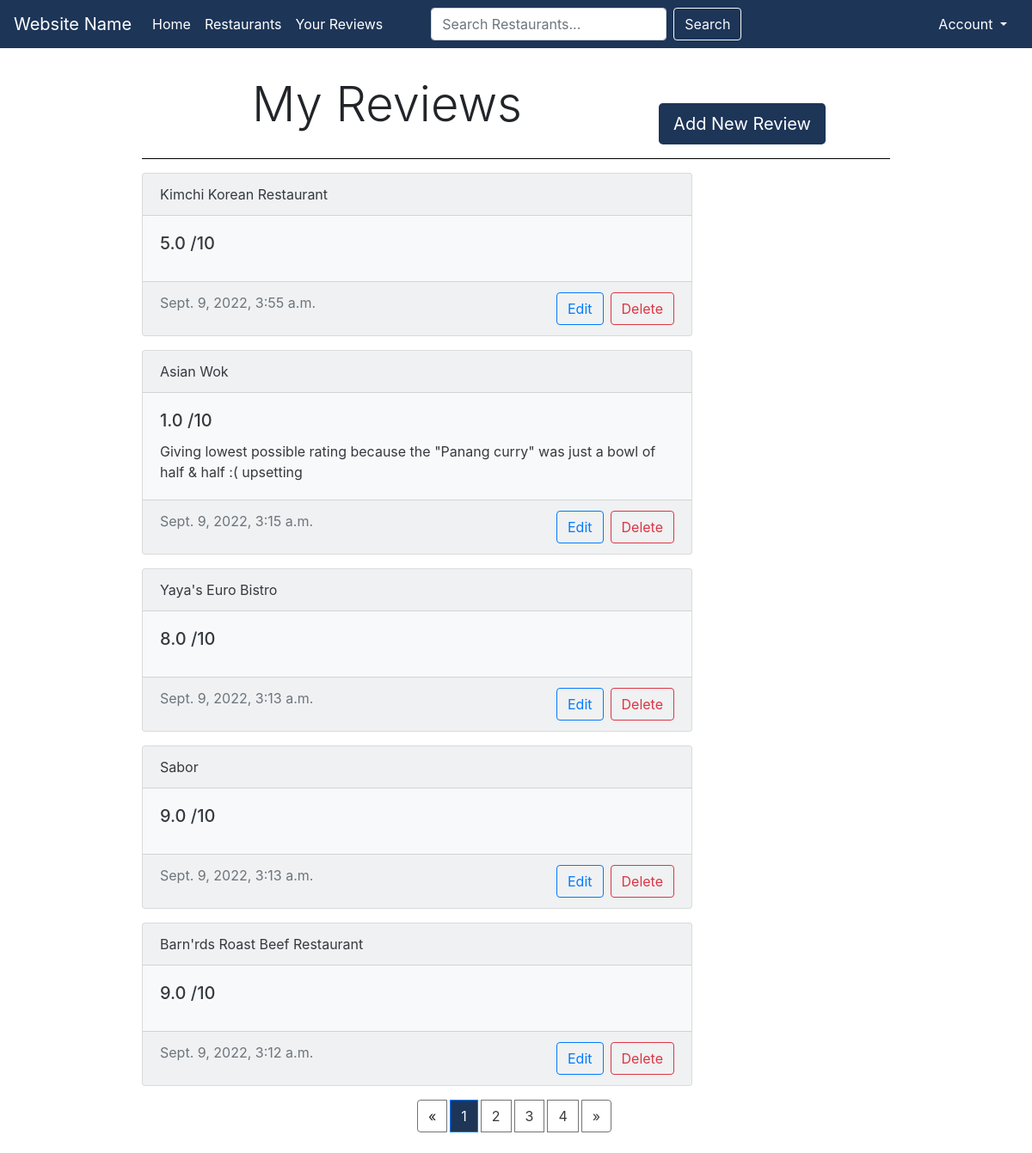
Page /ratings (signed in) on the earlier database version.
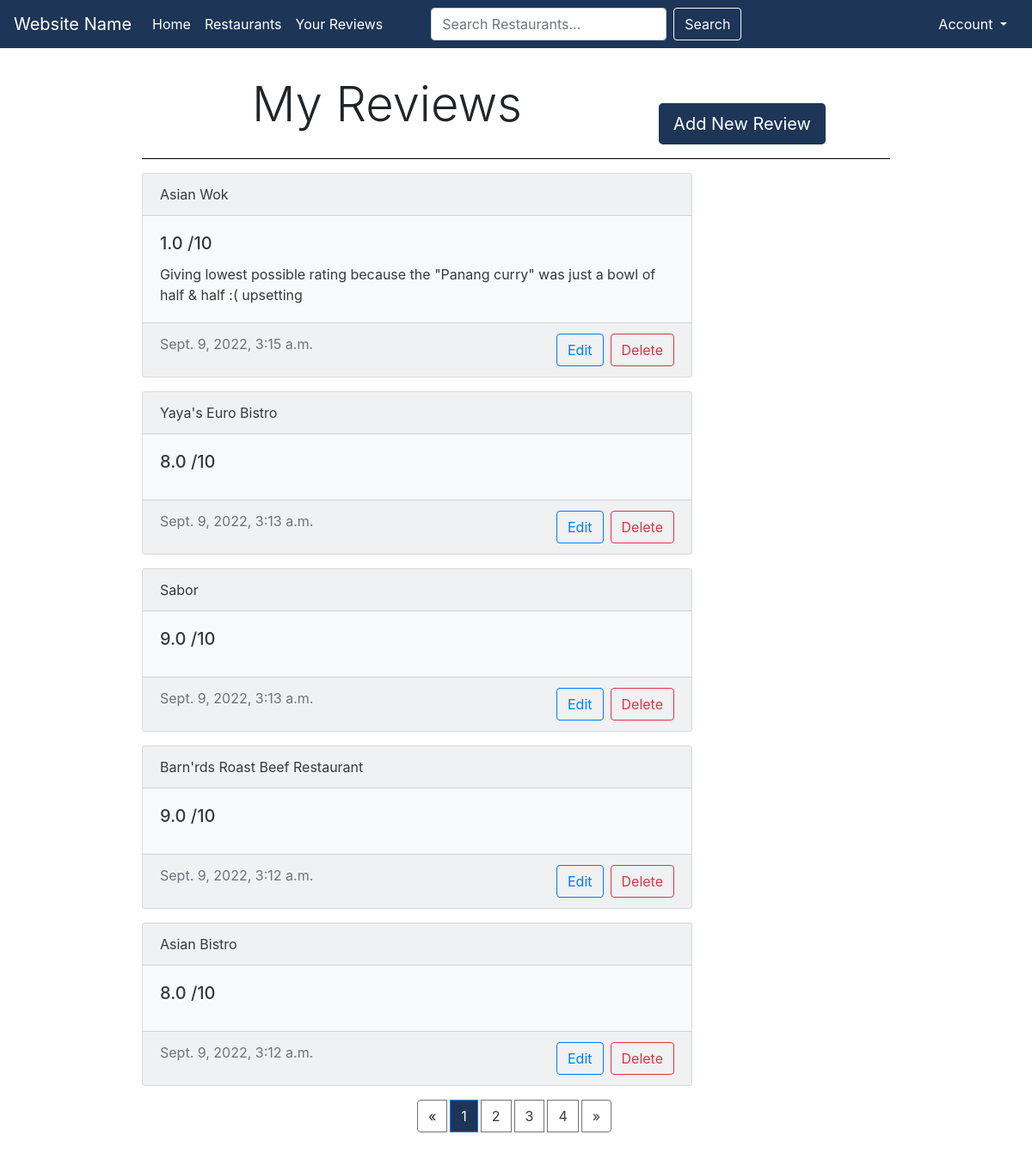
Same page on the later database version.
### restaurants/models.py (models this page shows, shortened)
class Rating(models.Model):
    user = models.ForeignKey(
        User, on_delete=models.CASCADE, null=False)
    restaurant = models.ForeignKey(
        Restaurant, on_delete=models.CASCADE, null=False)
    rating = models.DecimalField(decimal_places=1, max_digits=3)
    review = models.TextField(null=True, blank=True)
    updated = models.DateTimeField(auto_now=True)
    created = models.DateTimeField(auto_now_add=True)
    class Meta:
        ordering = ['-updated', '-created']

class Restaurant(models.Model):
    name = models.CharField(max_length=100, null=False)
    tags = models.CharField(max_length=50, null=True)
    class Meta:
        db_table = "restaurant"
    def __str__(self):
        return self.name

### restaurants/views.py (the view)
# urls.py: path("ratings", views.ratings, name="ratings"),
@login_required(login_url="login")
def ratings(request):
    user = request.user
    ratings = Rating.objects.filter(user=user)
    paginator = Paginator(ratings, 5)
    page_number = request.GET.get('page', 1)
    page_obj = paginator.get_page(page_number)
    page_obj.adjusted_elided_pages = paginator.get_elided_page_range(page_number, on_each_side=2)
    context = {'ratings': ratings, 'user': user, 'page_obj': page_obj}
    return render(request, "restaurants/ratings.html", context)

### restaurants/templates/restaurants/ratings.html (shortened to what this page needs)
{% extends 'restaurants/base.html' %}
{% block content %}
<div class="container w-75">
  <div class="row">
    <h1 class="display-4 col-sm-8 mt-3 text-center">My Reviews</h1>
    <div class="col-sm-3">
      <div class= "btn-toolbar float-right mt-5">
        <a class="btn darkBlue btn-lg" href="{% url 'addrating' %}">Add New Review</a>
      </div>
    </div>
  </div>
<hr size="10" color="#000000" noshade>
{% for rating in page_obj %}
        <div class="card text-dark bg-light mb-3" style="max-width: 40rem;">
          <div class="card-header">{{rating.restaurant}}</div>
            <div class="card-body">
              <h5 class="card-title">{{rating.rating}} /10</h5>
              <p class="card-text">{{rating.review}}</p>
            </div>
          <div class="card-footer text-muted">{{rating.updated}}
            <div class= "btn-toolbar float-right">
              <a class="btn btn-outline-primary mr-2" href="{% url 'update-rating' rating.id %}">Edit</a>
              <a class="btn btn-outline-danger" href="{% url 'delete-rating' rating.id %}">Delete</a>
            </div>
          </div>
        </div>
        {% empty %}
          <div class="alert alert-light" role="alert"> Oops! Looks like you haven't reviewed anything yet! &#9785; </div>
{% endfor %}
<nav class="mt-3" aria-label="Page navigation">
  <ul class="pagination justify-content-center flex-wrap mt-2 mb-4">
    {% if page_obj.has_previous %}
        <li class="page-item mr-1"><a class="page-link" href="?page={{ page_obj.previous_page_number }}">&laquo;</a></li>
    {% else %}
        <li class="page-item mr-1"><a class="page-link">&laquo;</a></li>
    {% endif %}
    {% for i in page_obj.adjusted_elided_pages|default_if_none:page_obj.paginator.get_elided_page_range %}
        {% if page_obj.number == i %}
            <li class="active page-item mr-1"><span class="page-link" id="activeItem">{{ i }} <span class="sr-only">(current)</span></span>
            </li>
        {% else %}
            {% if i == page_obj.paginator.ELLIPSIS %}
                <li class="page-item mr-1"><a class="page-link">{{ i }}</a></li>
            {% else %}
                <li class="page-item mr-1"><a class="page-link" href="?page={{ i }}">{{ i }}</a></li>
            {% endif %}
        {% endif %}
    {% endfor %}
    {% if page_obj.has_next %}
        <li class="page-item mr-1"><a class="page-link" href="?page={{ page_obj.next_page_number }}">&raquo;</a></li>
    {% else %}
        <li class="page-item mr-1"><a class="page-link">&raquo;</a></li>
    {% endif %}
  </ul>
</nav>
</div>
{% endblock %}

Differences in the rows shown:
removed Rating: restaurant "Kimchi Korean Restaurant", rating "5.0", updated "Sept. 9, 2022, 3:55 a.m."
now on this page (row unchanged): Rating: restaurant "Asian Bistro", rating "8.0", updated "Sept. 9, 2022, 3:12 a.m."
